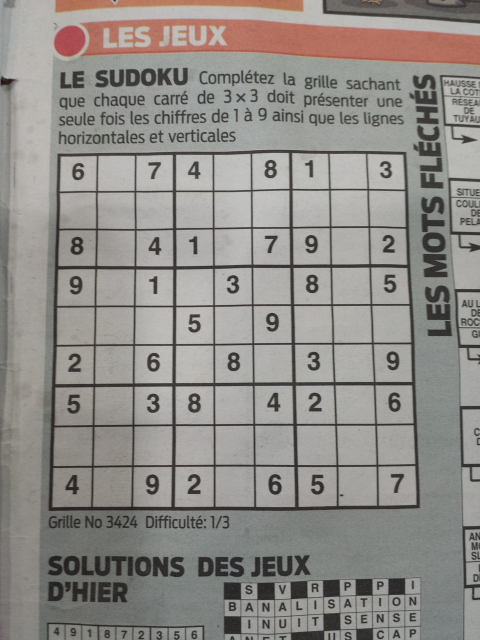
#> input picture 7.jpg, 960 x 1280 px (shown at 1/2 size); its folder holds only this picture in this run
$ python -i x.py   (imports and definitions only)
#> lines starting #> are read from the running program, lines starting #| are printed output that depends on the picture; after the words box and inside, x2 and y2 are one past the last pixel; in counts of white or black regions, pixels touching at a corner belong together
#> further down, picture is the input picture: shape (1280, 960, 3); mean B, G, R 136.2, 140.3, 143.6
import numpy as np
from scipy.interpolate import griddata
import cv2
from collections import deque


def imgPreProcess(Sudoku_Image):
    Modified_Sudoku_Image = cv2.cvtColor(Sudoku_Image,cv2.COLOR_BGR2GRAY)
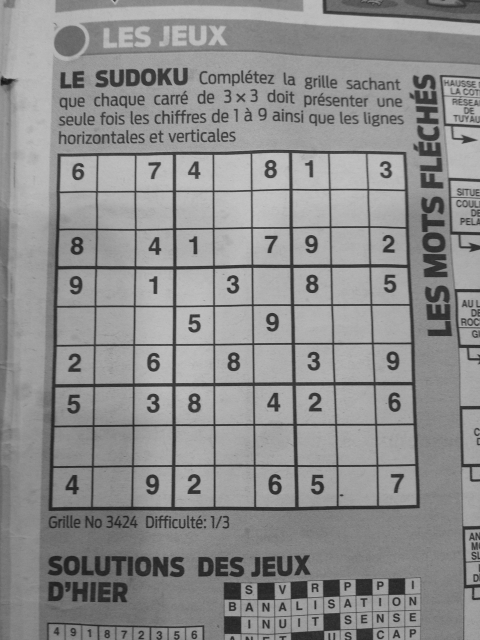
#> Modified_Sudoku_Image: shape (1280, 960) (shown at 1/2 size); min 21, max 203, mean 140.8
    #cv2.imshow("Modified_Sudoku_Image.png", Modified_Sudoku_Image)
    ###We convert the image to B&W format to easily be able to extract info
    Modified_Sudoku_Image = cv2.GaussianBlur(Modified_Sudoku_Image,(5,5),0)
    #cv2.imshow("Modified_Sudoku_Image.png", Modified_Sudoku_Image)
    ###Gaussian Blur is applied to remove any noise from the image
    ###https://www.youtube.com/watch?v=C_zFhWdM4ic
    ###cv2.GaussianBlur(src, ksize, sigmaX[, dst[, sigmaY[, borderType]]])
    ###(src) ~input image
    ###(ksize) ~kernal size
    ###(sigmaX, sigmaY) ~.indicate the standard deviation in the x and y directions,
    ## .making both of them 0 means the gaussian kernal is automatically calculated
    Modified_Sudoku_Image = cv2.adaptiveThreshold(Modified_Sudoku_Image,255,1,1,19,5)
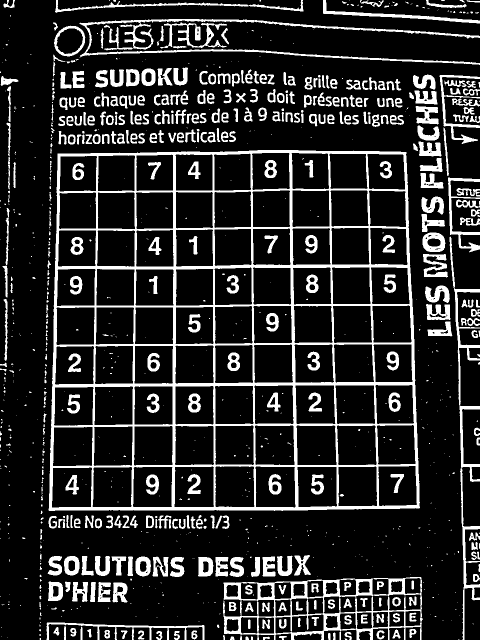
#> Modified_Sudoku_Image: shape (1280, 960) (shown at 1/2 size); 16.4% white; 1019 white regions (615 under 20 px)
    #cv2.imshow("Modified_Sudoku_Image.png", Modified_Sudoku_Image)
    ###Adaptive Thresholding is done to adjust for different lighting conditions
    ###cv2.adaptiveThreshold(src, maxValue, adaptiveMethod, thresholdType, blockSize, C[, dst])
    ###(src) ~input image
    ###(maxValue) ~value assigned to pixels for which the contdition is satisfied
    ###(adaptiveMehod) ~ADAPTIVE_THRESH_MEAN_C == 0; ADAPTIVE_THRESH_GAUSSIAN_C == 1
    ###(thresholdType) ~THRESH_BINARY == 0; THRESH_BINARY_INV == 1
    ###(blockSize) ~.something like the kernal size
    ###(C) ~Constant subtracted from the mean or weighted mean ~.to clear the noise
    #cv2.imshow('Modified_Sudoku_Image', Modified_Sudoku_Image)
    return Modified_Sudoku_Image


def findSquare(Modified_Sudoku_Image):
    Temp_Image = Modified_Sudoku_Image.copy()
    #cv2.imshow('Temp_Image', Temp_Image)
    ###Create a copy of the Modified_Sudoku_Image to implement cv2.findContours() on,
    ## since after applying this method the image gets distorted for some reason.
    ###We are using the .copy() method to create the image since using something like
    ## img1 = img2, simply creates an object pointing to the original one. So altering
    ## either of the images also alters the other image and hence using it makes no sense
    Contours, Hierarchy = cv2.findContours(Temp_Image, cv2.RETR_LIST, cv2.CHAIN_APPROX_SIMPLE)
#> Contours = 1312 contours, 725 with area under 20; largest, box (x1, y1, x2, y2) and area: (97, 300, 840, 1022) 514482, (446, 1154, 846, 1280) 39901, (510, 932, 592, 1016) 6390, (430, 932, 510, 1015) 6326, (348, 932, 429, 1015) 6326
    #OGimg = cv2.cvtColor(Temp_Image,cv2.COLOR_GRAY2RGB)
    #cv2.drawContours(OGimg,Contours,-1,(0,255,0),1)
    #cv2.imshow("Modified_Sudoku_Image.png", OGimg)
    ###Find the contours in the image
    ###cv2.findContours(image, mode, method[, contours[, hierarchy[, offset]]])
    ###(image) ~input binary image
    ###Refer the link below for more info
    ##http://docs.opencv.org/2.4/modules/imgproc/doc/structural_analysis_and_shape_descriptors.html#findcontours
    Required_Square_Contour = None
    Required_Contour_Area = 0
    for Contour in Contours:
        Contour_Area = cv2.contourArea(Contour)
        ###Calculates the area enclosed by the vector of 2D points denoted by
        ## the variable Contour
        if Contour_Area > 500:
            if Contour_Area > Required_Contour_Area:
                Required_Contour_Area = Contour_Area
                Required_Square_Contour = Contour
#> this loop made 1312 passes
#> (Contour_Area, Required_Contour_Area) on passes 43, 67, 132, 192, 953: (1489.5, 1489.5), (2040.5, 2040.5), (2876, 2876), (39901, 39901), (514481.5, 514481.5)
#> Contour_Area on passes 5, 7, 8, 9, 13, 14: 41.5, 30, 37, 52.5, 28, 21
#> after the loop, Required_Contour_Area = 514481.5; Required_Square_Contour = contour of 312 points, box (x1, y1, x2, y2) (97, 300, 840, 1022), area 514482
    ###Code for finding out the largest contour (on the basis of area)
    Perimeter_of_Contour = cv2.arcLength(Required_Square_Contour, True)
#> Perimeter_of_Contour = 2930.5
    ###Calculates a contour perimeter or a curve length
    ###cv2.arcLength(curve, closed)
    ###(curve) ~Input vector of 2D points
    ###(closed) ~Flag indicating whether the curve is closed or not
    Temp_Square_Countour = cv2.approxPolyDP(Required_Square_Contour, 0.05*Perimeter_of_Contour, True)
#> Temp_Square_Countour = [[812, 304], [115, 307], [98, 1021], [839, 1015]]
    ###Approximates a polygonal curve(s) with the specified precision
    ###cv2.approxPolyDP(curve, epsilon, closed[, approxCurve])
    Temp_Square_Countour = Temp_Square_Countour.tolist()
#> Temp_Square_Countour = [[[812, 304]], [[115, 307]], [[98, 1021]], [[839, 1015]]]
    Approx_Square_Countour = []
    for Temp_Var_1 in Temp_Square_Countour:
        for Temp_Var_2 in Temp_Var_1:
            Temp_Var_2[0], Temp_Var_2[1] = Temp_Var_2[1], Temp_Var_2[0]
            Approx_Square_Countour.append(Temp_Var_2)
#> this loop made 4 passes
#> after the loop, Approx_Square_Countour = [[304, 812], [307, 115], [1021, 98], [1015, 839]]; Temp_Var_2 = [1015, 839]
    ###Temp_Square_Countour has the coordinates inside a list within a list,
    ## hence to extract it we're doing this. Also we're changing (row, column) i.e.
    ## (y, x) to (column, row) i.e. (x, y)
    ###This was done because the griddata function from the scipy library
    ## takes in values as (column, row) i.e. (x,y) instead of (row, column) i.e (y,x)
    Approx_Square_Countour = deque(Approx_Square_Countour)
    ###Applying deque function on anything converts it into a queue and we can use
    ## functions like popleft() etc on it, as if it were a queue
    Min_Sum = 9999999
    ###Initialized to a fairly large number as we want minimum
    Counter = -1
    ###Used as counter to keep tract of the iteration number so that the
    ## location of top-left coordinate can be stored in the variable Loc
    Loc = 0
    for i in Approx_Square_Countour:
        Counter+=1
        if Min_Sum > sum(i):
            Min_Sum = sum(i)
            Loc = Counter
#> this loop made 4 passes
#> (i, Min_Sum, Loc) on passes 1 to 2: ([304, 812], 1116, 0), ([307, 115], 422, 1)
#> after the loop, Counter = 3; Loc = 1; Min_Sum = 422
    if Loc != 0:
        for i in range(0,Loc):
             Approx_Square_Countour.append(Approx_Square_Countour[0])
             Approx_Square_Countour.popleft()
    ###If the sum of the x and y coordinates is minimum it would automatically
    ## mean that the coordinate refers to the top-left point of the square.
    ###We know the coordinates of the square are stored in a cyclic fashion,
    ## hence if we know the location of the top-left coordinate then we can
    ## re-arrage it by appending the 1st coordinate and then poping it.
    ## Example: (4,1,2,3)
    ## Now appending 1st loc we get (4,1,2,3,4)
    ## Now popping 1st loc we get (1,2,3,4) which is the required result
    ## That is what this code does to rearrange the coordinates
    Approx_Square_Countour[1], Approx_Square_Countour[3] = Approx_Square_Countour[3], Approx_Square_Countour[1]
    ###Flipping the location of 1st and 3rd coordinates makes the coordinate
    ## pointer go counter-clockwise. We do this because opencv stores the
    ## coordinate values in a clockwise fashion, however griddata function from
    ## scipy library requires it to be in a counter-clockwise fashion
    #cv2.drawContours(Modified_Sudoku_Image,[Approx_Square_Countour],0,255,10)
    Mask = np.zeros((Modified_Sudoku_Image.shape),np.uint8)
    ###Creates a black image of the same size as the input image
    cv2.drawContours(Mask,[Required_Square_Contour],0,255,-1)
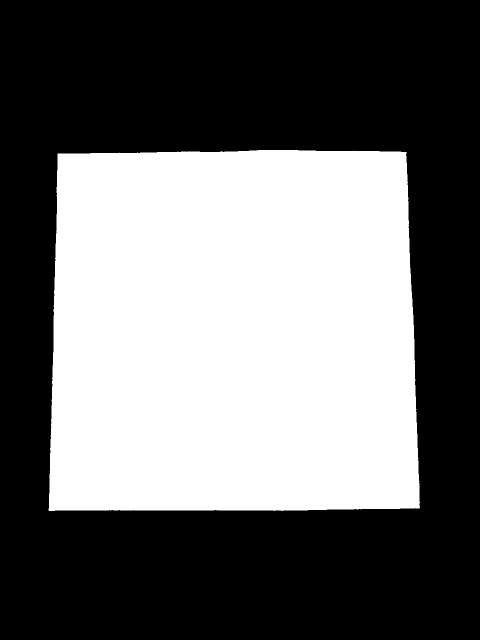
#> Mask: shape (1280, 960) (shown at 1/2 size); 42% white; 1 white region, box (x1, y1, x2, y2) and area: (97, 300, 840, 1022) 515914
    cv2.drawContours(Mask,[Required_Square_Contour],0,0,2)
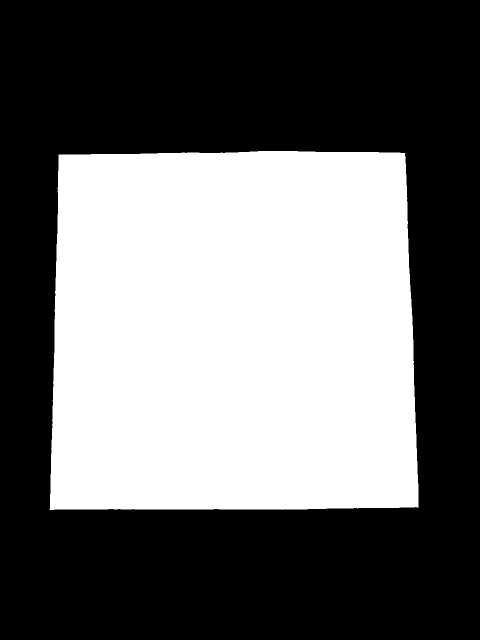
#> Mask: shape (1280, 960) (shown at 1/2 size); 41.5% white; 1 white region, box (x1, y1, x2, y2) and area: (99, 302, 838, 1020) 510039
    ###Overwrites the black image with the area of the sudoku in white
    Modified_Sudoku_Image = cv2.bitwise_and(Modified_Sudoku_Image,Mask)
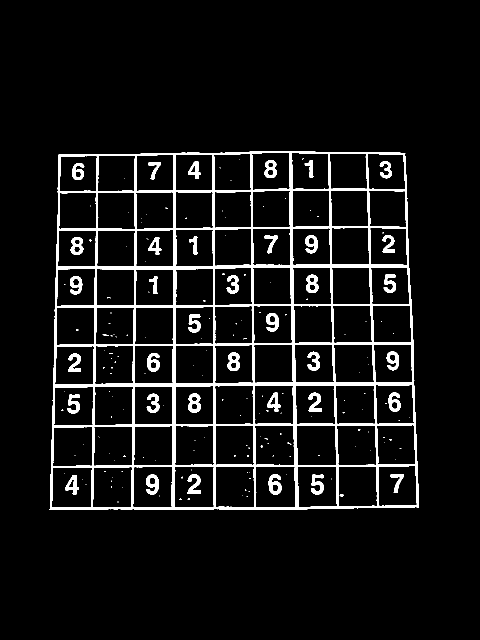
#> Modified_Sudoku_Image: shape (1280, 960) (shown at 1/2 size); 6.8% white; 188 white regions (149 under 20 px), largest, box (x1, y1, x2, y2) and area: (99, 302, 838, 1020) 64468, (537, 948, 563, 989) 632, (292, 949, 318, 989) 612
    ###Compares the Modified_Sudoku_Image and the Mask and blackens all parts
    ## of the image other than the sudoku
    #cv2.imshow('Modified_Sudoku_Image', Modified_Sudoku_Image)
    return Modified_Sudoku_Image, Approx_Square_Countour


def stretchSquare(Modified_Sudoku_Image, Square_Contour):
    grid_x, grid_y = np.mgrid[0:449:450j, 0:449:450j]
    ###Creates grid_x such that it is a 2D array having all values equal to their corresponding row value
    ## Creates grid_y such that it is a 2D array having all values equal to their corresponding column value
    destination = np.array([[0,0],[0,449],[449,449],[449,0]])
    ###Denotes the coordinates of the corners of the destination onto which we want to map the sudoku
    source = np.asarray(Square_Contour)
    ###Denotes the coordinates of the corners of the sudoku as present in the source
    grid_z = griddata(destination, source, (grid_x, grid_y), method='cubic')
    map_x = np.append([], [ar[:,1] for ar in grid_z]).reshape(450,450)
    map_y = np.append([], [ar[:,0] for ar in grid_z]).reshape(450,450)
    ###Converts the values to stretch/contract the image and accordingly adjust pixel values
    map_x_32 = map_x.astype('float32')
    map_y_32 = map_y.astype('float32')
    ###Converts the values to the specified type
    Warped_Sudoku_Image = cv2.remap(Modified_Sudoku_Image, map_x_32, map_y_32, cv2.INTER_CUBIC)
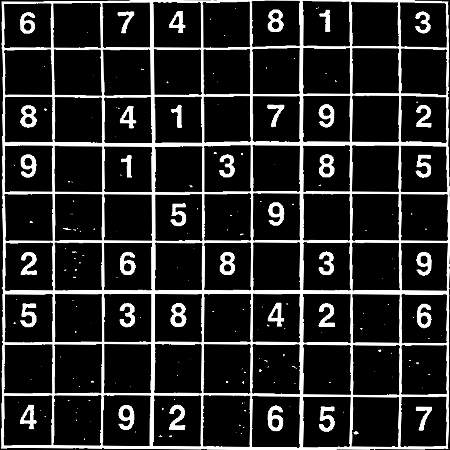
#> Warped_Sudoku_Image: shape (450, 450); min 0, max 255, mean 40.9
    ###Used to remap the sudoku from the original image into a new image of
    ## size 450x450, this size was chosen because identifying each small block becomes easier
    ## since it'll have a size of 50x50
    Warped_Sudoku_Image = cv2.bitwise_not(Warped_Sudoku_Image)
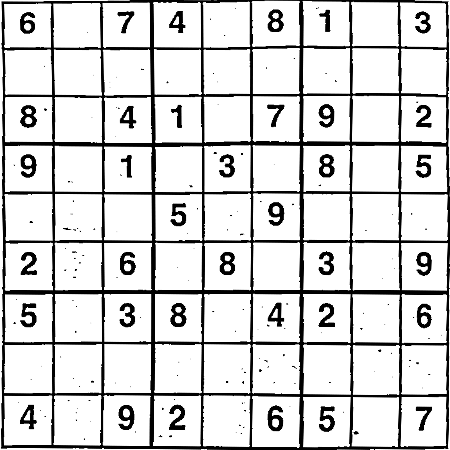
#> Warped_Sudoku_Image: shape (450, 450); min 0, max 255, mean 214.1
    ###Inverts the color scheme
    #cv2.imshow("Warped_Sudoku_Image.png", Warped_Sudoku_Image)
    cv2.imwrite("Temp_Storage/Warped_Sudoku_Image.png", Warped_Sudoku_Image)
    return Warped_Sudoku_Image


def flowChart(Sudoku_Image):
    Modified_Sudoku_Image = imgPreProcess(Sudoku_Image)
    ###Removes noise and converts the image into binary form i.e. 0's and 1's
    Modified_Sudoku_Image, Square_Contour = findSquare(Modified_Sudoku_Image)
    ###Locates the sudoku square and removes all the other stuff around it
    Warped_Sudoku_Image = stretchSquare(Modified_Sudoku_Image, Square_Contour)
    ###Resizes the sudoku square to a new image of 450x450 pixels
    return Warped_Sudoku_Image


# [22 lines left out: function main, not called in this run]


# [2 lines not run here, left out]

##################################################################################
# [69 lines left out: function main, not called in this run]

>>> import cv2
>>> picture = cv2.imread('7.jpg')
>>> result = flowChart(picture)
